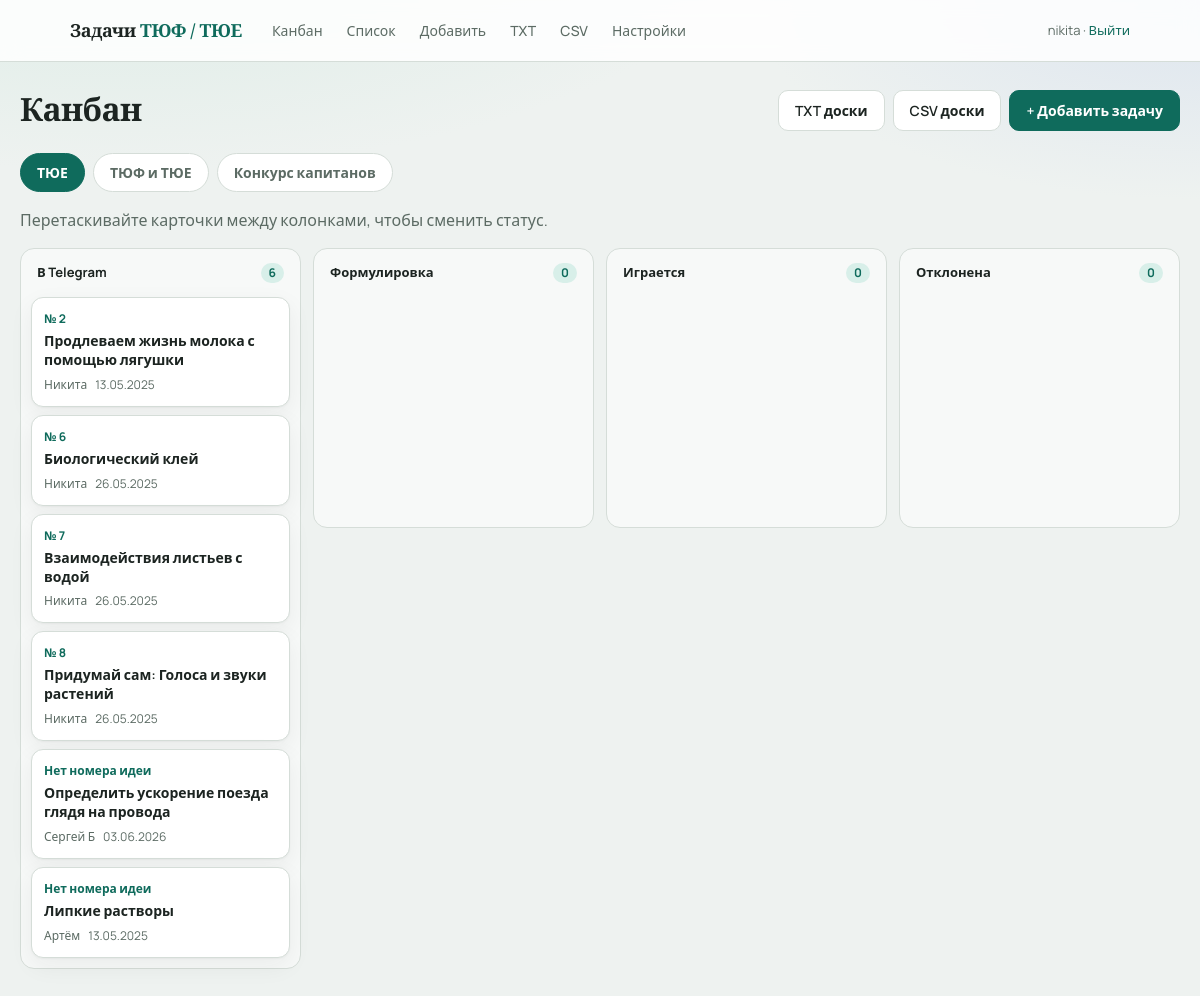
The app's page /kanban/tyue (signed in) with its own data.
### app/models.py (models this page shows)
class Task(Base):
    __tablename__ = "tasks"
    id = Column(Integer, primary_key=True, autoincrement=True)
    idea_number = Column(Integer, unique=True, nullable=True, index=True)
    title = Column(String(500), nullable=True)
    condition = Column(Text, nullable=True)
    formulirovka = Column(Text, nullable=True)
    itogovaya_formulirovka = Column(Text, nullable=True)
    author = Column(String(100), nullable=True)
    naznachenie = Column(String(50), nullable=True)
    status = Column(String(50), default="tg", index=True)
    proverena = Column(String(20), nullable=True)
    has_video = Column(Boolean, default=False)
    video_url = Column(String(1000), nullable=True)
    tags = Column(String(500), nullable=True)
    sources = Column(Text, nullable=True)
    telegram_url = Column(String(1000), nullable=True)
    telegram_datetime = Column(DateTime, nullable=False)
    answer_options = Column(Text, nullable=True)
    turnir = Column(String(20), nullable=True)
    turnir_year = Column(Integer, nullable=True)
    task_number = Column(Integer, nullable=True)
    etap_kk = Column(String(20), nullable=True)
    created_at = Column(DateTime, default=datetime.utcnow)
    updated_at = Column(DateTime, default=datetime.utcnow, onupdate=datetime.utcnow)
    comments = relationship(
        "Comment", back_populates="task", cascade="all, delete-orphan", order_by="Comment.created_at"
    )
    history = relationship(
        "TaskHistory",
        back_populates="task",
        cascade="all, delete-orphan",
        order_by="TaskHistory.created_at.desc()",
    )
    attachments = relationship(
        "Attachment",
        back_populates="task",
        cascade="all, delete-orphan",
        order_by="Attachment.created_at",
    )

### app/routes.py (the view)
@router.get("/kanban/{board}", response_class=HTMLResponse)
def kanban_board(request: Request, board: str, db: Session = Depends(get_db)):
    user = login_required(request)
    if not user:
        return RedirectResponse("/login", status_code=303)
    if board not in BOARD_STATUSES:
        raise HTTPException(status_code=404, detail="Нет такой доски")
    columns = BOARD_STATUSES[board]
    allowed = {s.value for s in columns}
    tasks = (
        db.query(Task)
        .filter(Task.naznachenie == board)
        .order_by(Task.idea_number.asc().nullslast(), Task.id.desc())
        .all()
    )
    tasks_by_status = {s.value: [] for s in columns}
    for task in tasks:
        key = task.status if task.status in allowed else columns[0].value
        tasks_by_status[key].append(task)
    return templates.TemplateResponse(
        request,
        "kanban.html",
        {
            "user": user,
            "board": board,
            "board_label": NAZNACHENIE_LABELS[board],
            "boards": NAZNACHENIE_LABELS,
            "columns": columns,
            "tasks_by_status": tasks_by_status,
            "status_short": STATUS_SHORT_LABELS,
            "format_igraetsya": format_igraetsya,
            "format_idea_label": format_idea_label,
        },
    )

### app/templates/kanban.html (shortened to what this page needs)
{% extends "base.html" %}
{% block main_class %}container container-wide{% endblock %}
{% block content %}
<div class="page-header">
  <h1>Канбан</h1>
  <div class="page-header-actions">
    <a class="btn secondary" href="/export/txt?naznachenie={{ board }}">TXT доски</a>
    <a class="btn secondary" href="/export/csv?naznachenie={{ board }}">CSV доски</a>
    <a class="btn primary" href="/new">+ Добавить задачу</a>
  </div>
</div>
<div class="board-tabs">
  {% for val, label in boards.items() %}
  <a href="/kanban/{{ val }}" class="board-tab {% if board == val %}active{% endif %}">{{ label }}</a>
  {% endfor %}
</div>
<p class="muted">Перетаскивайте карточки между колонками, чтобы сменить статус.</p>
<div class="kanban" id="kanban" data-board="{{ board }}">
  {% for st in columns %}
  <div class="kanban-col">
    <div class="kanban-col-header">
      <span>{{ status_short.get(st.value, st.label) }}</span>
      <span class="count" id="count-{{ st.value }}">{{ tasks_by_status.get(st.value, [])|length }}</span>
    </div>
    <div class="kanban-list" data-status="{{ st.value }}">
      {% for task in tasks_by_status.get(st.value, []) %}
      <article class="kanban-card" data-id="{{ task.id }}" draggable="false">
        <a href="/tasks/{{ task.id }}" class="kanban-card-link">
          <div class="kanban-card-num">{{ format_idea_label(task) }}</div>
          <div class="kanban-card-title">{{ task.title or 'Без названия' }}</div>
          <div class="kanban-card-meta">
            {% if task.author %}<span>{{ task.author }}</span>{% endif %}
            <span>{{ task.telegram_datetime.strftime('%d.%m.%Y') }}</span>
          </div>
          {% set ig = format_igraetsya(task) %}
        </a>
      </article>
      {% endfor %}
    </div>
  </div>
  {% endfor %}
</div>
{% endblock %}

### app/static/style.css (style rules this page uses)
:root { --bg: #eef2f0; --bg-accent: #e4ebe7; --surface: #ffffff; --ink: #1c2421; --muted: #5c6b64; --line: #d5ddd8; --brand: #0f6b5c; --brand-soft: #d8efe9; --brand-hover: #0b5347; --danger: #9b2c2c; --danger-bg: #fdf2f2; --shadow: 0 1px 2px rgba(28, 36, 33, 0.04), 0 8px 24px rgba(28, 36, 33, 0.06); --radius: 14px; --font: "Manrope", system-ui, sans-serif; --serif: "Source Serif 4", Georgia, serif; }
* { box-sizing: border-box; }
body { margin: 0; font-family: var(--font); background: radial-gradient(1200px 500px at 10% -10%, #d9ebe4 0%, transparent 55%), radial-gradient(900px 400px at 100% 0%, #dde5ef 0%, transparent 50%), var(--bg); color: var(--ink); line-height: 1.5; min-height: 100vh; }
a { color: var(--brand); text-decoration: none; }
.page-header { display: flex; justify-content: space-between; align-items: flex-start; gap: 16px; margin-bottom: 22px; }
.page-header h1 { margin: 0; font-family: var(--serif); font-size: 32px; font-weight: 600; letter-spacing: -0.02em; line-height: 1.2; }
.page-header-actions { display: flex; flex-wrap: wrap; gap: 8px; align-items: center; }
.btn { display: inline-block; padding: 9px 16px; border-radius: 10px; border: 1px solid var(--line); background: var(--surface); color: var(--ink); cursor: pointer; font-size: 14px; font-family: inherit; font-weight: 600; transition: background .15s, border-color .15s, transform .1s; }
.btn.primary { background: var(--brand); color: #fff; border-color: var(--brand); }
.btn.secondary { background: var(--surface); }
.muted { color: var(--muted); }
.board-tabs { display: flex; gap: 8px; flex-wrap: wrap; margin-bottom: 14px; }
.board-tab { padding: 8px 16px; border-radius: 999px; border: 1px solid var(--line); background: var(--surface); color: var(--muted); font-size: 14px; font-weight: 600; }
.board-tab.active { background: var(--brand); border-color: var(--brand); color: #fff; }
.kanban { display: grid; grid-template-columns: repeat(auto-fit, minmax(220px, 1fr)); gap: 12px; align-items: start; min-height: 60vh; }
.kanban-col { background: rgba(255, 255, 255, 0.55); border: 1px solid var(--line); border-radius: 14px; padding: 10px; min-height: 280px; }
.kanban-col-header { display: flex; justify-content: space-between; align-items: center; font-weight: 700; font-size: 13px; margin-bottom: 10px; padding: 4px 6px; color: var(--ink); }
.kanban-col-header .count { background: var(--brand-soft); color: var(--brand); border-radius: 999px; padding: 1px 8px; font-size: 12px; }
.kanban-list { min-height: 120px; display: flex; flex-direction: column; gap: 8px; }
.kanban-card { background: var(--surface); border-radius: 12px; border: 1px solid var(--line); box-shadow: var(--shadow); cursor: grab; }
.kanban-card-link { display: block; padding: 12px; color: inherit; text-decoration: none; }
.kanban-card-num { font-size: 12px; color: var(--brand); font-weight: 700; margin-bottom: 4px; }
.kanban-card-title { font-size: 14px; font-weight: 600; margin-bottom: 6px; line-height: 1.35; }
.kanban-card-meta { display: flex; gap: 8px; flex-wrap: wrap; font-size: 12px; color: var(--muted); }

### records on screen
Task: idea_number "№ 2", title "Продлеваем жизнь молока с помощью лягушки", author "Никита", telegram_datetime "13.05.2025"
Task: idea_number "№ 6", title "Биологический клей", author "Никита", telegram_datetime "26.05.2025"
Task: idea_number "№ 7", title "Взаимодействия листьев с водой", author "Никита", telegram_datetime "26.05.2025"
Task: idea_number "№ 8", title "Придумай сам: Голоса и звуки растений", author "Никита", telegram_datetime "26.05.2025"
Task: idea_number "Нет номера идеи", title "Определить ускорение поезда глядя на провода", author "Сергей Б", telegram_datetime "03.06.2026"
Task: idea_number "Нет номера идеи", title "Липкие растворы", author "Артём", telegram_datetime "13.05.2025"

### other values on screen
{{ user }} "nikita"
{{ label }} "ТЮЕ" "ТЮФ и ТЮЕ" "Конкурс капитанов"
{{ status_short.get(st.value, st.label) }} "В Telegram" "Формулировка" "Играется" "Отклонена"
{{ tasks_by_status.get(st.value, [])|length }} "6" "0" "0" "0"
